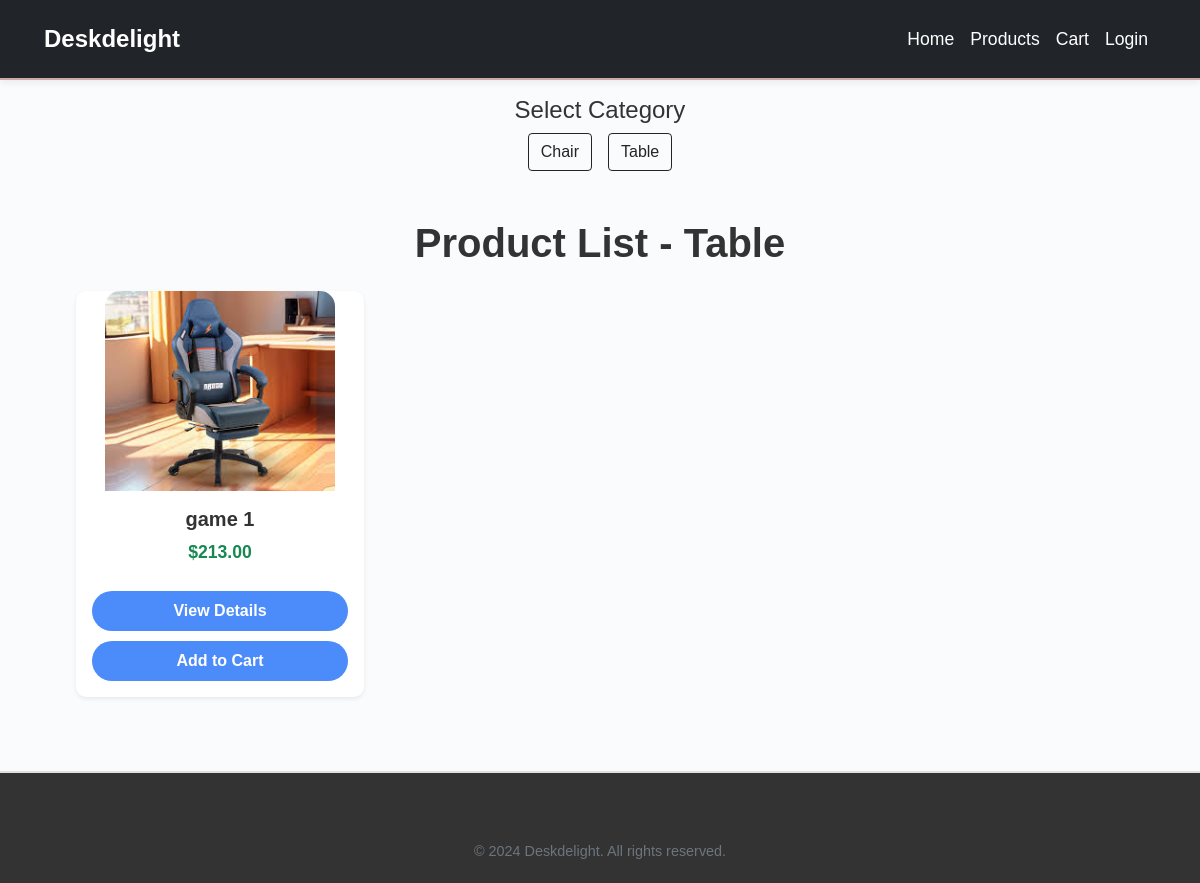
Page /product_page?category=table on the committed database.
### myapp/models.py (models this page shows, shortened)
class Product(models.Model):
    CATEGORY_CHOICES = [
        ('chair', 'Chair'),
        ('table', 'Table'),
    ]
    name = models.CharField(max_length=255)
    description = models.TextField()
    price = models.DecimalField(max_digits=10, decimal_places=2)
    image = models.ImageField(upload_to='products/', default='products/default.jpg')
    category = models.CharField(
        max_length=50,
        choices=CATEGORY_CHOICES,
        default='chair'
    )
    quantity_available = models.PositiveIntegerField(default=0)

### myapp/views.py (the view)
# urls.py: path('product_page', views.product_page, name='product_page'),
def product_page(request):
    category = request.GET.get('category', 'chair')
    products = Product.objects.filter(category=category)
    return render(request, 'product.html', {'products': products, 'category': category})

### templates/product.html (shortened to what this page needs)
{% load static %}
<!DOCTYPE html>
<html lang="en">
<head>
    <link href="https://cdn.jsdelivr.net/npm/bootstrap@5.1.3/dist/css/bootstrap.min.css" rel="stylesheet">
    <link rel="stylesheet" href="{% static 'product.css' %}">
</head>
<body>
    <nav class="navbar navbar-expand-lg navbar-dark bg-dark">
        <div class="container-fluid">
            <a class="navbar-brand" href="{% url 'index' %}">Deskdelight</a>
            <div class="collapse navbar-collapse" id="navbarNav">
                <ul class="navbar-nav ms-auto">
                    <li class="nav-item"><a class="nav-link active" href="{% url 'index' %}">Home</a></li>
                    <li class="nav-item"><a class="nav-link" href="{% url 'product_page' %}">Products</a></li>
                    <li class="nav-item"><a class="nav-link" href="{% url 'cart_page' %}">Cart</a></li>
                    {% if user.is_authenticated %}
                        <li class="nav-item">
                            <a class="nav-link" href="{% url 'user_profile' %}">
                                <i class="fa-solid fa-user"></i> Profile
                            </a>
                        </li>
                        <li class="nav-item">
                            <a class="nav-link" href="{% url 'logout_view' %}">Logout</a>
                        </li>
                    {% else %}
                        <li class="nav-item">
                            <a class="nav-link" href="{% url 'login_page' %}">Login</a>
                        </li>
                    {% endif %}
                </ul>
            </div>
        </div>
    </nav>
    <div class="container mt-3">
        <h4 class="text-center">Select Category</h4>
        <div class="d-flex justify-content-center">
            <a href="?category=chair" class="btn btn-outline-dark mx-2">Chair</a>
            <a href="?category=table" class="btn btn-outline-dark mx-2">Table</a>
        </div>
    </div>
    <div class="container mt-5">
        <h1 class="text-center mb-4">Product List - {{ category|capfirst }}</h1>
        <div class="row">
            {% for product in products %}
                <div class="col-md-4 d-flex justify-content-center mb-4">
                    <div class="card shadow-sm" style="width: 18rem;">
                        <img src="{{ product.image.url }}" class="card-img-top" alt="{{ product.name }}">
                        <div class="card-body">
                            <h5 class="card-title productTitle">{{ product.name }}</h5>
                            <p class="text-success">${{ product.price }}</p>
                            <a href="{% url 'product_detail' product.id %}" class="btn btn-primary">View Details</a>
                            <a href="#" class="btn btn-primary">Add to Cart</a>
                        </div>
                    </div>
                </div>
            {% endfor %}
        </div>
    </div>
    <footer>
        <div class="container text-center">
            <p class="mb-0">&copy; 2024 Deskdelight. All rights reserved.</p>
        </div>
    </footer>
</body>
</html>

### static/product.css (style rules this page uses)
body { font-family: 'Poppins', sans-serif; background-color: #fafbfd; color: #333; margin: 0; padding: 0; }
.navbar { background-color: #724949; border-bottom: 2px solid #cea7a7; padding: 1rem 2rem; box-shadow: 0 4px 6px rgba(0, 0, 0, 0.05); color: white !important; }
.navbar-brand { font-weight: 700; font-size: 1.5rem; color: white !important; }
.nav-link { color: white !important; font-size: 1.1rem; transition: color 0.3s ease; }
h1.text-center { font-size: 2.5rem; font-weight: bold; color: #333; }
.container { margin-top: 3rem; }
.card { border: none; border-radius: 15px; transition: transform 0.4s ease, box-shadow 0.4s ease; overflow: hidden; width: 100%; }
.card-img-top { border-radius: 15px 15px 0 0; width: auto; max-width: 100%; height: 200px; object-fit: fill; margin: 0 auto; display: block; }
.card-title { font-size: 1.25rem; font-weight: 600; margin-bottom: 0.5rem; color: #333; }
.text-success { font-size: 1.4rem; font-weight: bold; }
.btn-primary { background-color: #4c8cfa; border: none; border-radius: 30px; font-size: 1rem; font-weight: bold; padding: 0.5rem 1.5rem; transition: all 0.3s ease; }
footer { background-color: #212529; border-top: 2px solid #e0e0e0; padding: 2rem 0; text-align: center; color: white; }
footer p { color: #6c757d; font-size: 0.9rem; margin: 0; }
.card { animation: fadeInUp 0.5s ease-in-out; }

### templates/product.html (style rules this page uses)
.card-img-top { height: 200px; object-fit: cover; transition: transform 0.3s ease; }
.card-body { text-align: center; }
.btn-primary { width: 100%; margin-top: 10px; }
.card { border: none; border-radius: 10px; }
.productTitle { font-size: 1.25rem; font-weight: bold; }
.text-success { font-size: 1.1rem; font-weight: 600; }
footer { background-color: #333; color: #fff; padding: 20px 0; margin-top: 50px; }

### rows in the picture
Product: category "Table", image (picture), name "game 1", price "213.00"
